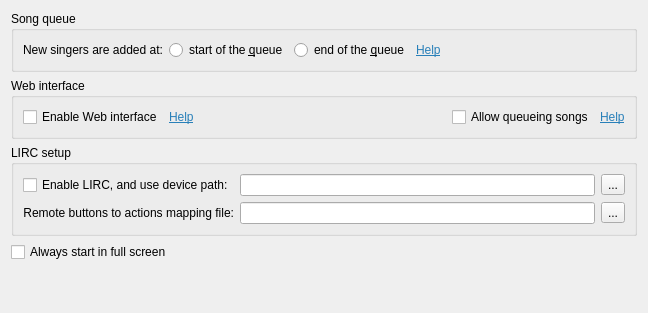
     <widget class="QWidget" name="tab_4">
      <attribute name="title">
       <string>Misc</string>
      </attribute>
      <layout class="QVBoxLayout" name="verticalLayout_5">
       <item>
        <widget class="QGroupBox" name="groupBox_3">
         <property name="title">
          <string>Song queue</string>
         </property>
         <layout class="QHBoxLayout" name="horizontalLayout_6">
          <item>
           <widget class="QLabel" name="label_11">
            <property name="text">
             <string>New singers are added at:</string>
            </property>
           </widget>
          </item>
          <item>
           <widget class="QRadioButton" name="rbQueueNewStart">
            <property name="text">
             <string>start of the &amp;queue</string>
            </property>
           </widget>
          </item>
          <item>
           <widget class="QRadioButton" name="rbQueueNewEnd">
            <property name="text">
             <string>end of the &amp;queue</string>
            </property>
           </widget>
          </item>
          <item>
           <widget class="QLabel" name="label_42">
            <property name="text">
             <string>&lt;html&gt;&lt;head/&gt;&lt;body&gt;&lt;p&gt;&lt;a href=&quot;background&quot;&gt;&lt;span style=&quot; text-decoration: underline; color:#2980b9;&quot;&gt;Help&lt;/span&gt;&lt;/a&gt;&lt;/p&gt;&lt;/body&gt;&lt;/html&gt;</string>
            </property>
            <property name="buddy">
             <cstring>spinMaxLyricFontSize</cstring>
            </property>
           </widget>
          </item>
          <item>
           <spacer name="horizontalSpacer">
            <property name="orientation">
             <enum>Qt::Horizontal</enum>
            </property>
            <property name="sizeHint" stdset="0">
             <size>
              <width>70</width>
              <height>20</height>
             </size>
            </property>
           </spacer>
          </item>
         </layout>
        </widget>
       </item>
       <item>
        <widget class="QGroupBox" name="groupBox_4">
         <property name="title">
          <string>Web interface</string>
         </property>
         <layout class="QHBoxLayout" name="horizontalLayout_14">
          <item>
           <widget class="QCheckBox" name="boxWebEnable">
            <property name="text">
             <string>Enable Web interface</string>
            </property>
           </widget>
          </item>
          <item>
           <widget class="QLabel" name="label_44">
            <property name="text">
             <string>&lt;html&gt;&lt;head/&gt;&lt;body&gt;&lt;p&gt;&lt;a href=&quot;background&quot;&gt;&lt;span style=&quot; text-decoration: underline; color:#2980b9;&quot;&gt;Help&lt;/span&gt;&lt;/a&gt;&lt;/p&gt;&lt;/body&gt;&lt;/html&gt;</string>
            </property>
            <property name="buddy">
             <cstring>spinMaxLyricFontSize</cstring>
            </property>
           </widget>
          </item>
          <item>
           <spacer name="horizontalSpacer_9">
            <property name="orientation">
             <enum>Qt::Horizontal</enum>
            </property>
            <property name="sizeHint" stdset="0">
             <size>
              <width>252</width>
              <height>20</height>
             </size>
            </property>
           </spacer>
          </item>
          <item>
           <widget class="QCheckBox" name="boxWebAllowAddSong">
            <property name="text">
             <string>Allow queueing songs</string>
            </property>
           </widget>
          </item>
          <item>
           <widget class="QLabel" name="label_45">
            <property name="text">
             <string>&lt;html&gt;&lt;head/&gt;&lt;body&gt;&lt;p&gt;&lt;a href=&quot;background&quot;&gt;&lt;span style=&quot; text-decoration: underline; color:#2980b9;&quot;&gt;Help&lt;/span&gt;&lt;/a&gt;&lt;/p&gt;&lt;/body&gt;&lt;/html&gt;</string>
            </property>
            <property name="buddy">
             <cstring>spinMaxLyricFontSize</cstring>
            </property>
           </widget>
          </item>
         </layout>
        </widget>
       </item>
       <item>
        <widget class="QGroupBox" name="groupBox_5">
         <property name="title">
          <string>LIRC setup</string>
         </property>
         <layout class="QGridLayout" name="gridLayout_3">
          <item row="1" column="1">
           <widget class="QLineEdit" name="leLIRCmapping"/>
          </item>
          <item row="0" column="0">
           <widget class="QCheckBox" name="boxLIRCenable">
            <property name="text">
             <string>Enable LIRC, and use device path:</string>
            </property>
           </widget>
          </item>
          <item row="0" column="1">
           <widget class="QLineEdit" name="leLIRCdevice"/>
          </item>
          <item row="1" column="0">
           <widget class="QLabel" name="label_10">
            <property name="text">
             <string>Remote buttons to actions mapping file:</string>
            </property>
            <property name="alignment">
             <set>Qt::AlignRight|Qt::AlignTrailing|Qt::AlignVCenter</set>
            </property>
           </widget>
          </item>
          <item row="0" column="2">
           <widget class="QToolButton" name="btnBrowseLIRCdevice">
            <property name="text">
             <string>...</string>
            </property>
            <property name="icon">
             <iconset resource="resources.qrc">
              <normaloff>:/images/icon_open_file.png</normaloff>:/images/icon_open_file.png</iconset>
            </property>
           </widget>
          </item>
          <item row="1" column="2">
           <widget class="QToolButton" name="btnBrowseLIRCmapping">
            <property name="text">
             <string>...</string>
            </property>
            <property name="icon">
             <iconset>
              <normaloff>images/icon_open_file.png</normaloff>images/icon_open_file.png</iconset>
            </property>
           </widget>
          </item>
         </layout>
        </widget>
       </item>
       <item>
        <widget class="QCheckBox" name="boxForceFullScreen">
         <property name="text">
          <string>Always start in full screen</string>
         </property>
        </widget>
       </item>
       <item>
        <spacer name="verticalSpacer_2">
         <property name="orientation">
          <enum>Qt::Vertical</enum>
         </property>
         <property name="sizeHint" stdset="0">
          <size>
           <width>20</width>
           <height>40</height>
          </size>
         </property>
        </spacer>
       </item>
      </layout>
     </widget>
